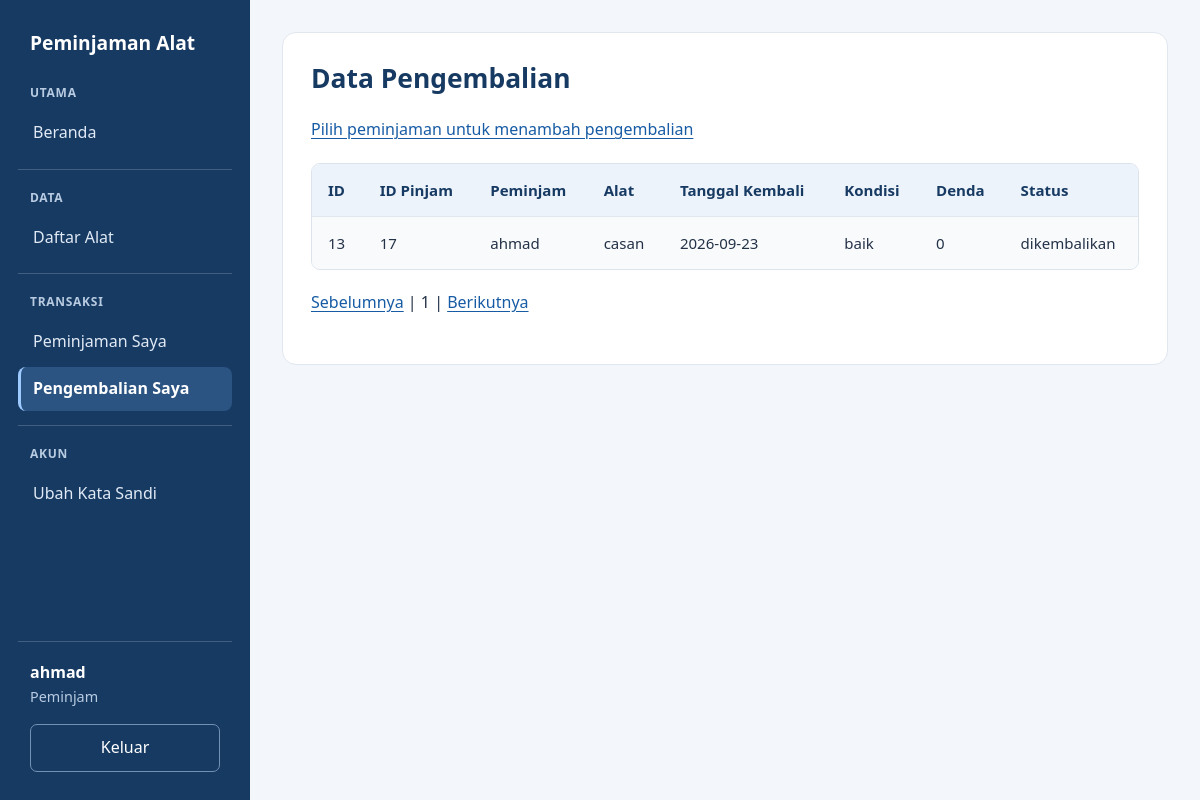
Screenshot of /pengembalian/tampil.php (signed in) with the database file from the repository.
### tables this page shows
CREATE TABLE `pengembalian` (
  `id_pengembalian` int(11) NOT NULL AUTO_INCREMENT,
  `id_peminjam` int(11) DEFAULT NULL,
  `tanggal_kembali` date DEFAULT NULL,
  `kondisi_alat` varchar(50) DEFAULT NULL,
  `status` varchar(30) DEFAULT NULL,
  `denda` int(11) NOT NULL DEFAULT 0,
  `diverifikasi` tinyint(4) NOT NULL DEFAULT 0,
  `arsip` tinyint(4) NOT NULL DEFAULT 1,
  PRIMARY KEY (`id_pengembalian`),
  KEY `idx_kembali_pinjam` (`id_peminjam`)
);

CREATE TABLE `peminjam` (
  `id_peminjam` int(11) NOT NULL AUTO_INCREMENT,
  `nama_peminjam` varchar(100) DEFAULT NULL,
  `id_alat` int(11) DEFAULT NULL,
  `tanggal_pinjam` date DEFAULT NULL,
  `jumlah_pinjam` int(11) DEFAULT NULL,
  `id_user` int(11) DEFAULT NULL,
  `batas_kembali` date DEFAULT NULL,
  `status` varchar(30) NOT NULL DEFAULT 'arsip',
  PRIMARY KEY (`id_peminjam`),
  KEY `idx_pinjam_user` (`id_user`),
  CONSTRAINT `fk_pinjam_user` FOREIGN KEY (`id_user`) REFERENCES `user` (`id_user`)
);

CREATE TABLE `alat` (
  `id_alat` int(11) NOT NULL AUTO_INCREMENT,
  `nama_alat` varchar(100) DEFAULT NULL,
  `stok` int(11) DEFAULT NULL,
  `kondisi` varchar(50) DEFAULT NULL,
  `kategori` varchar(25) NOT NULL,
  PRIMARY KEY (`id_alat`)
);

### config/fungsi.php (called while the page is built, shortened)
<?php
function aman($nilai) {
    return htmlspecialchars((string) $nilai, ENT_QUOTES, 'UTF-8');
}
    ?>
    <?php
require_once __DIR__ . '/../index.php';

### pengembalian/tampil.php (the view, shortened to what this page needs)
<?php
require __DIR__ . '/../config/connection.php';
$halaman = 1;
$awal = ($halaman-1)*50;
$filter = ' WHERE k.arsip=0';
if ($_SESSION['level'] == 'peminjam') {
    $filter .= ' AND p.id_user=' . (int) $_SESSION['id_user'];
}
$hasil = mysqli_query($conn, "SELECT k.*, p.nama_peminjam, a.nama_alat FROM pengembalian k
    LEFT JOIN peminjam p ON p.id_peminjam=k.id_peminjam
    LEFT JOIN alat a ON a.id_alat=p.id_alat $filter
    ORDER BY k.id_pengembalian DESC LIMIT $awal,50");
?>
<h2>Data Pengembalian</h2>
<?php if ($_SESSION['level'] != 'petugas') { ?>
    <p><a href="../peminjaman/tampil.php">Pilih peminjaman untuk menambah pengembalian</a>
</p><?php } ?>
<div class="tabel-scroll" role="region" aria-label="Tabel data" tabindex="0">
    <table>
        <tr>
            <th>ID</th>
            <th>ID Pinjam</th>
            <th>Peminjam</th>
            <th>Alat</th>
            <th>Tanggal Kembali</th>
            <th>Kondisi</th>
            <th>Denda</th>
            <th>Status</th><?php if ($_SESSION['level'] != 'peminjam') { ?>
            <th>Aksi</th><?php } ?></tr>
        <?php while ($data = mysqli_fetch_assoc($hasil)) { ?>
            <tr>
                <td><?php echo aman($data['id_pengembalian']); ?></td>
                <td><?php echo aman($data['id_peminjam']); ?></td>
                <td><?php echo aman($data['nama_peminjam'] ?? 'Data peminjaman lama tidak tersedia'); ?></td>
                <td><?php echo aman($data['nama_alat'] ?? 'Data alat lama tidak tersedia'); ?></td>
                <td><?php echo aman($data['tanggal_kembali']); ?></td>
                <td><?php echo aman($data['kondisi_alat']); ?></td>
                <td><?php echo aman($data['denda']); ?></td>
                <td>
                    <?php
                    if ($data['arsip']) {
                        echo 'arsip lama';
                    } else {
                        echo aman($data['status']);
                    }
                    ?>
                </td>
                <?php if ($_SESSION['level'] != 'peminjam') { ?>
                    <td>
                        <?php if ($_SESSION['level'] == 'admin' && !$data['arsip']) { ?>
                            <a href="edit.php?id=<?php echo $data['id_pengembalian']; ?>">Edit</a> |
                            <a href="hapus.php?id=<?php echo $data['id_pengembalian']; ?>">Hapus</a>
                        <?php } ?>
                        <?php if (in_array($_SESSION['level'], ['admin','petugas']) && !$data['arsip'] && !$data['diverifikasi']) { ?>
                            <a href="verifikasi.php?id=<?php echo $data['id_pengembalian']; ?>">Verifikasi</a>
                        <?php } ?>
                </td><?php } ?></tr>
        <?php } ?>
    </table>
</div>
<p><a href="?halaman=<?php echo max(1,$halaman-1); ?>">Sebelumnya</a> | <?php echo $halaman; ?> | <a href="?halaman=<?php echo $halaman+1; ?>">Berikutnya</a>
</p>

### assets/style.css (style rules this page uses)
:root { color-scheme: light; font-family: "Segoe UI", Arial, sans-serif; color: #243247; background: #f3f6fa; line-height: 1.6; }
* { box-sizing: border-box; }
body { margin: 0; }
a { color: #175ba4; text-underline-offset: 3px; }
h1, h2, h3 { color: #173a63; line-height: 1.3; }
h2 { margin-top: 0; font-size: 1.65rem; }
p { margin: 0 0 20px; }
.halaman-aplikasi { display: grid; grid-template-columns: 250px minmax(0, 1fr); min-height: 100vh; }
.tabel-scroll { width: 100%; overflow-x: auto; margin: 20px 0; border: 1px solid #dce3ec; border-radius: 9px; }
table { width: 100%; border-collapse: collapse; font-size: .94rem; }
th, td { padding: 14px 16px; border-bottom: 1px solid #e1e7ef; text-align: left; vertical-align: top; }
th { background: #edf3fa; color: #173a63; white-space: nowrap; }
tr:last-child td { border-bottom: 0; }
tr:nth-child(even) { background: #f8fafc; }

### rows the page displays
pengembalian: id_pengembalian "13", id_peminjam "17", id_peminjam.nama_peminjam "ahmad", alat.nama_alat "casan", tanggal_kembali "2026-09-23", kondisi_alat "baik", denda "0", status "dikembalikan"

### other values shown
aman($kelompok) "UTAMA"
aman($label) "Beranda"
aman($kelompok) "DATA"
aman($label) "Daftar Alat"
aman($kelompok) "TRANSAKSI"
aman($label) "Peminjaman Saya"
aman($label) "Pengembalian Saya"
aman($kelompok) "AKUN"
aman($label) "Ubah Kata Sandi"
aman($_SESSION['nama']) "ahmad"
aman(ucfirst($level)) "Peminjam"
$halaman "1"
